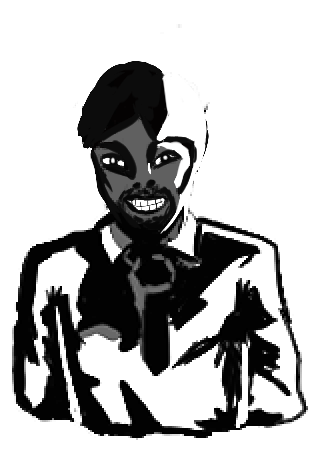
#> input picture Assets/_Project/Resources/Art/Characters/char_admin.png, 320 x 452 px, given in place of Hood_Figure.png, which was not available
$ python prep_characters.py
#> lines starting #> are read from the running program, lines starting #| are printed output that depends on the picture
#!/usr/bin/env python3
"""Turn the owner's illustrated busts into the game's face art.

Source: Art/UI and Design Assets/Characters   Destination: Assets/_Project/Resources/Art/Characters
Each bust sits small inside a 956x554 canvas, so it is cropped to its drawing. Every figure
is placed on ONE shared canvas (bottom-centre), so the characters keep their real size
relative to each other. Names the game expects:
  char_student_NN.png          normal art  (window + ID photo)
  char_student_NN_anomaly.png  the same person, wrong (every anomaly wears it)
  char_student_NN_scared.png   the same person, frightened (a scared visitor, student or anomaly)
  char_admin.png / char_admin_glitch.png   the Night-5 administrator (the Director)
  char_guard_idle.png, char_guard_walk_a.png, char_guard_walk_b.png   the player's three poses
  char_anomaly.png   the crouched anomaly (Slide_Anomaly/Anomaly_Slide.png, cropped to its drawing), Blink and Slide
  char_anomaly_sprint_a/b/c.png   the running anomaly's three frames (Runner_Anomaly/Anomaly_Sprint1-3.png)
  char_anomaly_coverhug.png   the one that hangs upside down from the ceiling (Anomaly_Coverhug)
  char_hood.png      the hooded figure standing in the peek rooms (Hood_Figure_/Hood_Figure.png)
Re-run whenever the art changes. New .png files still need a .meta (Tools/generate_meta.py).
"""
import os
from PIL import Image

ROOT = os.path.dirname(os.path.dirname(os.path.abspath(__file__)))
SRC = os.path.join(ROOT, "Art", "UI and Design Assets", "Characters")
DST = os.path.join(ROOT, "Assets", "_Project", "Resources", "Art", "Characters")
STUDENT_DST = os.path.join(DST, "Students")    # char_student_NN and char_student_NN_anomaly
ANOMALY_DST = os.path.join(DST, "Anomalies")   # char_anomaly, char_hood
STAFF_DST = os.path.join(DST, "Staff")         # char_admin, char_admin_glitch, the guard

# (normal, anomaly, scared) per student, in face-index order
STUDENTS = [
    ("Mark/Higher Res Image/Mark_Normal.png", "Mark/Higher Res Image/AnomalyMark.png", "Mark/Higher Res Image/Mark_Scared.png"),
    ("Nathaniel/Nathaniel_Normal.png", "Nathaniel/Nathaniel_Anomaly.png", "Nathaniel/Nathaniel_Scared.png"),
    ("Maria/Maria_Draft3.png", "Maria/Maria_Draft3_Anomaly.png", "Maria/Maria_Draft3_Angry.png"),   # Maria has no scared file yet: the angry one stands in
    ("Liza/Liza_Normal.png", "Liza/Liza_Anomaly.png", "Liza/Liza_Scared.png"),
    ("Raffy/Raf_Normal.png", "Raffy/Raf_Anomaly.png", "Raffy/Raf_Scared.png"),
    ("Renniel/Reniel_Normal.png", "Renniel/Reniel_Anomaly.png", "Renniel/Reniel_Scared.png"),
    ("Rhevsters/Rhevster_Normal.png", "Rhevsters/Rhevster_anomaly.png", "Rhevsters/Rhevster_Scared.png"),
    ("Jose/Jose_Normal.png", "Jose/Jose_Anomaly.png", "Jose/Jose_Scared.png"),
    ("Angelica/Angelica_Normal.png", "Angelica/Angelica_Anomaly.png", "Angelica/Angelica_Scared.png"),
    ("Anthony/Anthony_Normal.png", "Anthony/Anthony_Anomaly.png", "Anthony/Anthony_Scared.png"),
    ("Bea/Bea_Normal.png", "Bea/Bea_Anomaly.png", "Bea/Bea_Scared.png"),
    ("Giones Acirfa/Giones_Normal.png", "Giones Acirfa/Giones_Anomaly.png", "Giones Acirfa/Giones_Scared.png"),
    ("Kristine/Kristine_Normal.png", "Kristine/Kristine_Anomaly.png", "Kristine/Kristine_Scared.png"),
    # Izzy_Neckerman only holds copies of Anthony's pictures: add her here when the real art arrives
]
ADMIN = ("Director/Director_Normal.png", "Director/Director_Anomaly.png")
# the player: standing pose first, then the two walking poses (walk cycle = a, idle, b, idle)
GUARD = [("Sec_Guard_Walk/MCnightguardDraft4.png", "char_guard_idle"),
         ("Sec_Guard_Walk/Frame3.png", "char_guard_walk_a"),
         ("Sec_Guard_Walk/Frame2.png", "char_guard_walk_b")]


def load(rel):
#> called with rel = 'Hood_Figure_/Hood_Figure.png'
    return Image.open(os.path.join(SRC, rel)).convert("RGBA")
#> returned value is the input picture: PIL image 320x452 RGBA; mean R, G, B, A 50, 50, 50, 125.6


def bbox(im):
    return im.split()[3].point(lambda v: 255 if v > 8 else 0).getbbox()


def prep_guard():
    """The three guard frames share one crop box, so the feet and the body stay where the
    artist drew them from pose to pose."""
    frames = [(load(rel), name) for rel, name in GUARD]
    boxes = [bbox(im) for im, _ in frames]
    box = (min(b[0] for b in boxes), min(b[1] for b in boxes),
           max(b[2] for b in boxes), max(b[3] for b in boxes))
    print("guard crop", box)
    for im, name in frames:
        im.crop(box).save(os.path.join(STAFF_DST, name + ".png"))


def prep_anomalies():
    """The patrol anomalies, all in Characters/Anomalies. The three Sprint frames share one crop box so the
    legs and the body stay where the artist drew them from frame to frame. The Coverhug art is cut off at
    its top edge on purpose: it hangs from the top of the screen, so that edge is the ceiling."""
    slide = load("Slide_Anomaly/Anomaly_Slide.png")
    slide.crop(bbox(slide)).save(os.path.join(ANOMALY_DST, "char_anomaly.png"))
    frames = [load("Runner_Anomaly/Anomaly_Sprint%d.png" % n) for n in (1, 2, 3)]
    boxes = [bbox(f) for f in frames]
    box = (min(b[0] for b in boxes), min(b[1] for b in boxes), max(b[2] for b in boxes), max(b[3] for b in boxes))
    for f, name in zip(frames, ("char_anomaly_sprint_a", "char_anomaly_sprint_b", "char_anomaly_sprint_c")):
        f.crop(box).save(os.path.join(ANOMALY_DST, name + ".png"))
    hug = load("Anomaly_Coverhug/Anomaly_Coverhug.png")
    hug.crop(bbox(hug)).save(os.path.join(ANOMALY_DST, "char_anomaly_coverhug.png"))
    print("anomalies: sprint crop", box, "coverhug", bbox(hug))


def prep_hood():
    """The hooded figure is a small silhouette (90x152 px), so it is cropped to its drawing and
    enlarged 4x with a smooth filter: the game then draws it about 3.2 units tall without
    stair-stepped edges. If the artist sends a larger export, drop it in and re-run."""
    im = load("Hood_Figure_/Hood_Figure.png")
    im = im.crop(bbox(im))
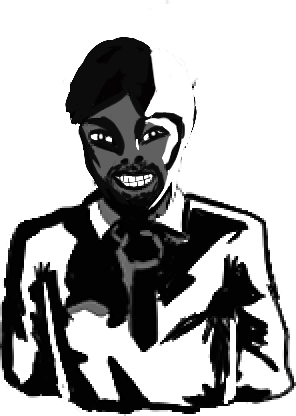
#> im: PIL image 296x416 RGBA; mean R, G, B, A 58.8, 58.7, 58.7, 147.5; transparent parts drawn white
    im = im.resize((im.width * 4, im.height * 4), Image.LANCZOS)
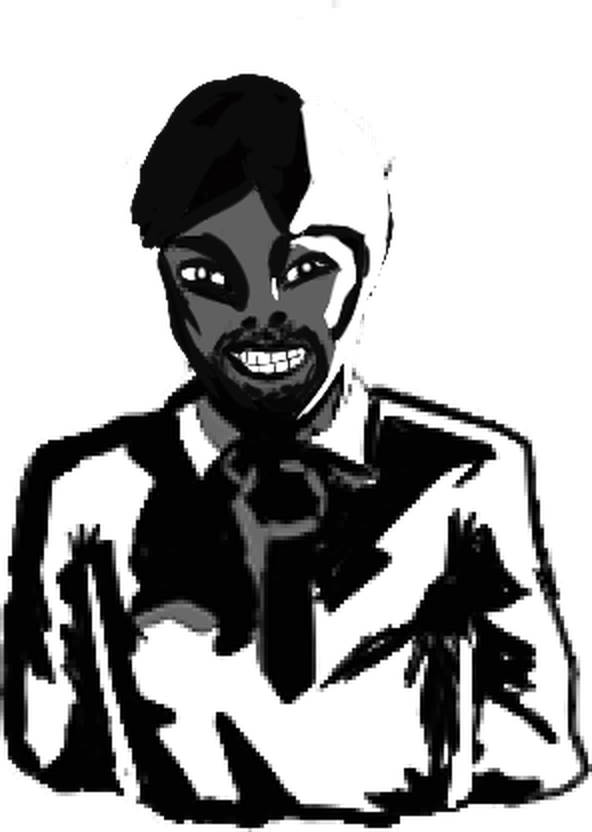
#> im: PIL image 1184x1664 RGBA (shown at 1/2 size); mean R, G, B, A 59, 59, 59, 147.5; transparent parts drawn white
    im.save(os.path.join(ANOMALY_DST, "char_hood.png"))
    print("hood", im.size)
#| hood (1184, 1664)


def main():
    prep_hood()
    prep_anomalies()
#> call 2 of load, with rel = 'Slide_Anomaly/Anomaly_Slide.png'
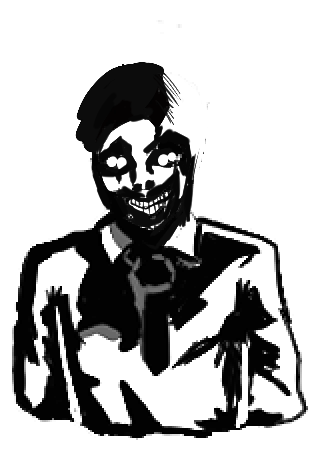
#> input picture Assets/_Project/Resources/Art/Characters/char_admin_glitch.png, 320 x 452 px, given in place of Anomaly_Slide.png, which was not available
#> in load, returned value is the input picture: PIL image 320x452 RGBA; mean R, G, B, A 50.6, 50.6, 50.6, 126.1
#> in prep_anomalies, `slide.crop(bbox(slide)).save(os.path.join(ANOMALY_DST, "char_anomaly.p..`:
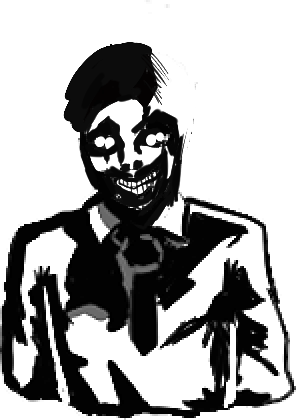
#> saved as char_anomaly.png: PIL image 296x420 RGBA; mean R, G, B, A 58.9, 58.9, 58.9, 146.8; transparent parts drawn white
    pairs = list(STUDENTS) + [ADMIN]
    crops = {}
    for pair in pairs:
        for rel in pair:
            im = load(rel)
            crops[rel] = im.crop(bbox(im))
    pad = 12
    # the canvas fits the NORMAL busts; a taller anomaly (spiky hair) is shrunk to fit,
    # so the normal faces fill the window instead of leaving room for the tallest one
    normals = [crops[s[0]] for s in STUDENTS] + [crops[ADMIN[0]]]
    cw = max(c.width for c in normals) + 2 * pad
    ch = max(c.height for c in normals) + 2 * pad
    print("shared canvas", cw, "x", ch)

    def put(rel, name, folder):
        c = crops[rel]
        fit = min(1.0, (cw - 2 * pad) / c.width, (ch - 2 * pad) / c.height)
        if fit < 1.0:
            c = c.resize((max(1, round(c.width * fit)), max(1, round(c.height * fit))), Image.LANCZOS)
        canvas = Image.new("RGBA", (cw, ch), (0, 0, 0, 0))
        canvas.alpha_composite(c, ((cw - c.width) // 2, ch - pad - c.height))
        canvas.save(os.path.join(folder, name + ".png"))

    for i, (normal, anomaly, scared) in enumerate(STUDENTS, start=1):
        put(normal, "char_student_%02d" % i, STUDENT_DST)
        put(anomaly, "char_student_%02d_anomaly" % i, STUDENT_DST)
        put(scared, "char_student_%02d_scared" % i, STUDENT_DST)
    put(ADMIN[0], "char_admin", STAFF_DST)
    put(ADMIN[1], "char_admin_glitch", STAFF_DST)
    prep_guard()


if __name__ == "__main__":
#> (the run stopped early here; a loop or call above may not have finished)
